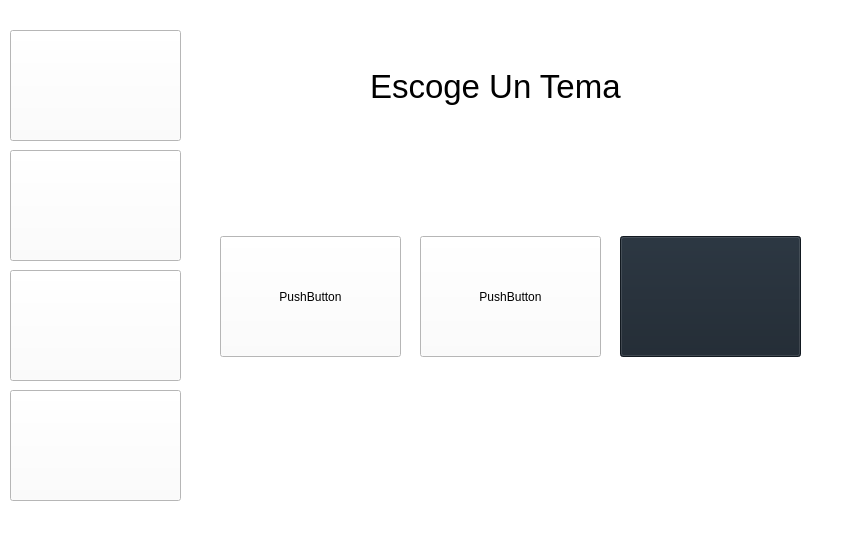
<?xml version="1.0" encoding="UTF-8"?>
<ui version="4.0">
 <class>MainWindow</class>
 <widget class="QMainWindow" name="MainWindow">
  <property name="windowModality">
   <enum>Qt::NonModal</enum>
  </property>
  <property name="enabled">
   <bool>true</bool>
  </property>
  <property name="geometry">
   <rect>
    <x>0</x>
    <y>0</y>
    <width>852</width>
    <height>547</height>
   </rect>
  </property>
  <property name="font">
   <font>
    <family>Comic Sans MS</family>
    <pointsize>10</pointsize>
   </font>
  </property>
  <property name="cursor">
   <cursorShape>PointingHandCursor</cursorShape>
  </property>
  <property name="mouseTracking">
   <bool>false</bool>
  </property>
  <property name="windowTitle">
   <string>OwO</string>
  </property>
  <property name="windowOpacity">
   <double>1.000000000000000</double>
  </property>
  <property name="layoutDirection">
   <enum>Qt::LeftToRight</enum>
  </property>
  <property name="styleSheet">
   <string notr="true">background-color: rgb(255, 255, 255);</string>
  </property>
  <property name="tabShape">
   <enum>QTabWidget::Rounded</enum>
  </property>
  <widget class="QWidget" name="centralwidget">
   <property name="autoFillBackground">
    <bool>false</bool>
   </property>
   <widget class="QTabWidget" name="tabWidget">
    <property name="geometry">
     <rect>
      <x>180</x>
      <y>-30</y>
      <width>831</width>
      <height>591</height>
     </rect>
    </property>
    <property name="styleSheet">
     <string notr="true">border-color: rgb(255, 255, 255);</string>
    </property>
    <property name="tabShape">
     <enum>QTabWidget::Rounded</enum>
    </property>
    <property name="currentIndex">
     <number>3</number>
    </property>
    <widget class="QWidget" name="tab_8">
     <attribute name="title">
      <string>Page</string>
     </attribute>
     <widget class="QFrame" name="frame">
      <property name="geometry">
       <rect>
        <x>30</x>
        <y>50</y>
        <width>291</width>
        <height>171</height>
       </rect>
      </property>
      <property name="styleSheet">
       <string notr="true"/>
      </property>
      <widget class="QLabel" name="label_6">
       <property name="geometry">
        <rect>
         <x>140</x>
         <y>10</y>
         <width>151</width>
         <height>161</height>
        </rect>
       </property>
       <property name="font">
        <font>
         <family>OCR A Extended</family>
         <pointsize>20</pointsize>
        </font>
       </property>
       <property name="text">
        <string>Descarga de Archivos</string>
       </property>
       <property name="scaledContents">
        <bool>false</bool>
       </property>
       <property name="wordWrap">
        <bool>true</bool>
       </property>
      </widget>
      <widget class="QLabel" name="label_7">
       <property name="geometry">
        <rect>
         <x>10</x>
         <y>40</y>
         <width>120</width>
         <height>111</height>
        </rect>
       </property>
       <property name="text">
        <string/>
       </property>
       <property name="pixmap">
        <pixmap resource="../photo.qrc">:/ui/iconos/download.png</pixmap>
       </property>
       <property name="scaledContents">
        <bool>true</bool>
       </property>
      </widget>
     </widget>
     <widget class="QFrame" name="frame_2">
      <property name="geometry">
       <rect>
        <x>350</x>
        <y>50</y>
        <width>291</width>
        <height>171</height>
       </rect>
      </property>
      <widget class="QLabel" name="label_8">
       <property name="geometry">
        <rect>
         <x>140</x>
         <y>10</y>
         <width>151</width>
         <height>161</height>
        </rect>
       </property>
       <property name="font">
        <font>
         <family>OCR A Extended</family>
         <pointsize>20</pointsize>
        </font>
       </property>
       <property name="text">
        <string>Videos de Youtube</string>
       </property>
       <property name="wordWrap">
        <bool>true</bool>
       </property>
      </widget>
      <widget class="QLabel" name="label_9">
       <property name="geometry">
        <rect>
         <x>20</x>
         <y>40</y>
         <width>111</width>
         <height>111</height>
        </rect>
       </property>
       <property name="text">
        <string/>
       </property>
       <property name="pixmap">
        <pixmap resource="../photo.qrc">:/ui/iconos/home_youtube.png</pixmap>
       </property>
       <property name="scaledContents">
        <bool>true</bool>
       </property>
      </widget>
     </widget>
     <widget class="QFrame" name="frame_3">
      <property name="enabled">
       <bool>true</bool>
      </property>
      <property name="geometry">
       <rect>
        <x>350</x>
        <y>270</y>
        <width>291</width>
        <height>171</height>
       </rect>
      </property>
      <property name="font">
       <font>
        <kerning>false</kerning>
       </font>
      </property>
      <widget class="QLabel" name="label_12">
       <property name="geometry">
        <rect>
         <x>140</x>
         <y>10</y>
         <width>151</width>
         <height>161</height>
        </rect>
       </property>
       <property name="font">
        <font>
         <family>OCR A Extended</family>
         <pointsize>20</pointsize>
        </font>
       </property>
       <property name="text">
        <string>Temas y Settings</string>
       </property>
       <property name="wordWrap">
        <bool>true</bool>
       </property>
      </widget>
      <widget class="QLabel" name="label_13">
       <property name="geometry">
        <rect>
         <x>20</x>
         <y>40</y>
         <width>111</width>
         <height>111</height>
        </rect>
       </property>
       <property name="text">
        <string/>
       </property>
       <property name="pixmap">
        <pixmap resource="../photo.qrc">:/ui/iconos/home_settings.png</pixmap>
       </property>
       <property name="scaledContents">
        <bool>true</bool>
       </property>
      </widget>
     </widget>
     <widget class="QFrame" name="frame_6">
      <property name="geometry">
       <rect>
        <x>30</x>
        <y>270</y>
        <width>291</width>
        <height>171</height>
       </rect>
      </property>
      <widget class="QLabel" name="label_10">
       <property name="geometry">
        <rect>
         <x>140</x>
         <y>10</y>
         <width>151</width>
         <height>161</height>
        </rect>
       </property>
       <property name="font">
        <font>
         <family>OCR A Extended</family>
         <pointsize>20</pointsize>
        </font>
       </property>
       <property name="text">
        <string>Playlist de Youtube</string>
       </property>
       <property name="wordWrap">
        <bool>true</bool>
       </property>
      </widget>
      <widget class="QLabel" name="label_11">
       <property name="geometry">
        <rect>
         <x>20</x>
         <y>40</y>
         <width>111</width>
         <height>111</height>
        </rect>
       </property>
       <property name="text">
        <string/>
       </property>
       <property name="pixmap">
        <pixmap resource="../photo.qrc">:/ui/iconos/home_playlist.png</pixmap>
       </property>
       <property name="scaledContents">
        <bool>true</bool>
       </property>
      </widget>
     </widget>
    </widget>
    <widget class="QWidget" name="tab">
     <attribute name="title">
      <string>Tab 1</string>
     </attribute>
     <widget class="QPushButton" name="bn_DescargaPrincipal">
      <property name="geometry">
       <rect>
        <x>225</x>
        <y>370</y>
        <width>171</width>
        <height>41</height>
       </rect>
      </property>
      <property name="font">
       <font>
        <family>Comic Sans MS</family>
        <pointsize>12</pointsize>
       </font>
      </property>
      <property name="text">
       <string>Descargar</string>
      </property>
     </widget>
     <widget class="QLineEdit" name="txt_DownloadUrl">
      <property name="geometry">
       <rect>
        <x>60</x>
        <y>130</y>
        <width>491</width>
        <height>31</height>
       </rect>
      </property>
      <property name="text">
       <string/>
      </property>
      <property name="placeholderText">
       <string>URL </string>
      </property>
     </widget>
     <widget class="QLineEdit" name="txt_SaveUrl">
      <property name="geometry">
       <rect>
        <x>60</x>
        <y>198</y>
        <width>441</width>
        <height>31</height>
       </rect>
      </property>
      <property name="text">
       <string/>
      </property>
      <property name="placeholderText">
       <string>Direccion De Guardado</string>
      </property>
     </widget>
     <widget class="QPushButton" name="bn_GurardadoPrincipal">
      <property name="geometry">
       <rect>
        <x>510</x>
        <y>200</y>
        <width>41</width>
        <height>31</height>
       </rect>
      </property>
      <property name="text">
       <string/>
      </property>
      <property name="icon">
       <iconset resource="../photo.qrc">
        <normaloff>:/ui/iconos/save.png</normaloff>:/ui/iconos/save.png</iconset>
      </property>
      <property name="iconSize">
       <size>
        <width>26</width>
        <height>26</height>
       </size>
      </property>
     </widget>
     <widget class="QProgressBar" name="progressBar">
      <property name="enabled">
       <bool>true</bool>
      </property>
      <property name="geometry">
       <rect>
        <x>40</x>
        <y>310</y>
        <width>601</width>
        <height>23</height>
       </rect>
      </property>
      <property name="font">
       <font>
        <kerning>true</kerning>
       </font>
      </property>
      <property name="layoutDirection">
       <enum>Qt::LeftToRight</enum>
      </property>
      <property name="value">
       <number>0</number>
      </property>
      <property name="textVisible">
       <bool>false</bool>
      </property>
      <property name="invertedAppearance">
       <bool>false</bool>
      </property>
     </widget>
    </widget>
    <widget class="QWidget" name="tab_2">
     <attribute name="title">
      <string>Tab 2</string>
     </attribute>
     <widget class="QTabWidget" name="tabWidget_2">
      <property name="geometry">
       <rect>
        <x>0</x>
        <y>30</y>
        <width>1001</width>
        <height>561</height>
       </rect>
      </property>
      <property name="font">
       <font>
        <family>Comic Sans MS</family>
        <pointsize>10</pointsize>
       </font>
      </property>
      <property name="currentIndex">
       <number>1</number>
      </property>
      <widget class="QWidget" name="tab_3">
       <attribute name="title">
        <string>Video</string>
       </attribute>
       <widget class="QPushButton" name="bn_YoutubeDownload">
        <property name="geometry">
         <rect>
          <x>225</x>
          <y>390</y>
          <width>171</width>
          <height>41</height>
         </rect>
        </property>
        <property name="font">
         <font>
          <family>Comic Sans MS</family>
          <pointsize>12</pointsize>
         </font>
        </property>
        <property name="text">
         <string>Descargar</string>
        </property>
       </widget>
       <widget class="QPushButton" name="bn_youtubeDir">
        <property name="geometry">
         <rect>
          <x>530</x>
          <y>150</y>
          <width>41</width>
          <height>31</height>
         </rect>
        </property>
        <property name="text">
         <string/>
        </property>
        <property name="icon">
         <iconset resource="../photo.qrc">
          <normaloff>:/ui/iconos/save.png</normaloff>:/ui/iconos/save.png</iconset>
        </property>
        <property name="iconSize">
         <size>
          <width>26</width>
          <height>26</height>
         </size>
        </property>
       </widget>
       <widget class="QLineEdit" name="txt_YoutubeSave">
        <property name="geometry">
         <rect>
          <x>60</x>
          <y>150</y>
          <width>451</width>
          <height>31</height>
         </rect>
        </property>
        <property name="text">
         <string/>
        </property>
        <property name="placeholderText">
         <string>Direccion De Guardado</string>
        </property>
       </widget>
       <widget class="QLineEdit" name="url_Youtube">
        <property name="geometry">
         <rect>
          <x>60</x>
          <y>80</y>
          <width>451</width>
          <height>31</height>
         </rect>
        </property>
        <property name="text">
         <string/>
        </property>
        <property name="placeholderText">
         <string>URL </string>
        </property>
       </widget>
       <widget class="QProgressBar" name="pb_Youtube">
        <property name="geometry">
         <rect>
          <x>60</x>
          <y>330</y>
          <width>551</width>
          <height>23</height>
         </rect>
        </property>
        <property name="value">
         <number>0</number>
        </property>
        <property name="textVisible">
         <bool>false</bool>
        </property>
       </widget>
       <widget class="QComboBox" name="cb_Youtube">
        <property name="geometry">
         <rect>
          <x>220</x>
          <y>220</y>
          <width>351</width>
          <height>22</height>
         </rect>
        </property>
       </widget>
       <widget class="QLabel" name="label">
        <property name="geometry">
         <rect>
          <x>90</x>
          <y>220</y>
          <width>111</width>
          <height>20</height>
         </rect>
        </property>
        <property name="text">
         <string>Calidad del Video</string>
        </property>
       </widget>
       <widget class="QPushButton" name="bn_YoutubeBusqueda">
        <property name="geometry">
         <rect>
          <x>530</x>
          <y>80</y>
          <width>41</width>
          <height>31</height>
         </rect>
        </property>
        <property name="text">
         <string/>
        </property>
        <property name="icon">
         <iconset resource="../photo.qrc">
          <normaloff>:/ui/iconos/browse.png</normaloff>:/ui/iconos/browse.png</iconset>
        </property>
        <property name="iconSize">
         <size>
          <width>16</width>
          <height>18</height>
         </size>
        </property>
       </widget>
       <widget class="QLabel" name="lb_YoutubeTimes">
        <property name="geometry">
         <rect>
          <x>60</x>
          <y>280</y>
          <width>191</width>
          <height>41</height>
         </rect>
        </property>
        <property name="text">
         <string/>
        </property>
       </widget>
      </widget>
      <widget class="QWidget" name="tab_4">
       <attribute name="title">
        <string>Playlist</string>
       </attribute>
       <widget class="QProgressBar" name="pb_Playlist">
        <property name="geometry">
         <rect>
          <x>60</x>
          <y>330</y>
          <width>551</width>
          <height>23</height>
         </rect>
        </property>
        <property name="value">
         <number>0</number>
        </property>
        <property name="textVisible">
         <bool>false</bool>
        </property>
        <property name="orientation">
         <enum>Qt::Horizontal</enum>
        </property>
        <property name="invertedAppearance">
         <bool>false</bool>
        </property>
        <property name="textDirection">
         <enum>QProgressBar::TopToBottom</enum>
        </property>
       </widget>
       <widget class="QComboBox" name="cb_PlaylistQuality">
        <property name="geometry">
         <rect>
          <x>220</x>
          <y>220</y>
          <width>351</width>
          <height>22</height>
         </rect>
        </property>
        <item>
         <property name="text">
          <string>360</string>
         </property>
        </item>
        <item>
         <property name="text">
          <string>480</string>
         </property>
        </item>
        <item>
         <property name="text">
          <string>720</string>
         </property>
        </item>
        <item>
         <property name="text">
          <string>1080</string>
         </property>
        </item>
       </widget>
       <widget class="QLabel" name="label_2">
        <property name="geometry">
         <rect>
          <x>80</x>
          <y>220</y>
          <width>121</width>
          <height>20</height>
         </rect>
        </property>
        <property name="text">
         <string>Calidad del Video</string>
        </property>
       </widget>
       <widget class="QLineEdit" name="ln_PlaylistUrl">
        <property name="geometry">
         <rect>
          <x>60</x>
          <y>80</y>
          <width>511</width>
          <height>31</height>
         </rect>
        </property>
        <property name="text">
         <string/>
        </property>
        <property name="placeholderText">
         <string>URL </string>
        </property>
       </widget>
       <widget class="QPushButton" name="bn_PlaylistDownload">
        <property name="geometry">
         <rect>
          <x>225</x>
          <y>390</y>
          <width>171</width>
          <height>41</height>
         </rect>
        </property>
        <property name="font">
         <font>
          <family>Comic Sans MS</family>
          <pointsize>12</pointsize>
         </font>
        </property>
        <property name="text">
         <string>Descargar</string>
        </property>
       </widget>
       <widget class="QPushButton" name="bn_GuardadoPlaylist">
        <property name="geometry">
         <rect>
          <x>530</x>
          <y>150</y>
          <width>41</width>
          <height>31</height>
         </rect>
        </property>
        <property name="text">
         <string/>
        </property>
        <property name="icon">
         <iconset resource="../photo.qrc">
          <normaloff>:/ui/iconos/save.png</normaloff>:/ui/iconos/save.png</iconset>
        </property>
        <property name="iconSize">
         <size>
          <width>26</width>
          <height>26</height>
         </size>
        </property>
       </widget>
       <widget class="QLineEdit" name="ln_PlaylistSave">
        <property name="geometry">
         <rect>
          <x>60</x>
          <y>150</y>
          <width>451</width>
          <height>31</height>
         </rect>
        </property>
        <property name="text">
         <string/>
        </property>
        <property name="placeholderText">
         <string>Direccion De Guardado</string>
        </property>
       </widget>
       <widget class="QLabel" name="label_3">
        <property name="geometry">
         <rect>
          <x>70</x>
          <y>270</y>
          <width>91</width>
          <height>20</height>
         </rect>
        </property>
        <property name="text">
         <string>Video Actual:</string>
        </property>
       </widget>
       <widget class="QLabel" name="label_4">
        <property name="geometry">
         <rect>
          <x>400</x>
          <y>270</y>
          <width>61</width>
          <height>20</height>
         </rect>
        </property>
        <property name="text">
         <string>Playlist:</string>
        </property>
       </widget>
       <widget class="QLCDNumber" name="lcd_PlaylistLength">
        <property name="geometry">
         <rect>
          <x>470</x>
          <y>270</y>
          <width>101</width>
          <height>31</height>
         </rect>
        </property>
        <property name="styleSheet">
         <string notr="true">color: rgb(0, 0, 0);</string>
        </property>
       </widget>
       <widget class="QLCDNumber" name="lcdNumber">
        <property name="geometry">
         <rect>
          <x>160</x>
          <y>270</y>
          <width>101</width>
          <height>31</height>
         </rect>
        </property>
       </widget>
       <widget class="QPushButton" name="Dummy">
        <property name="enabled">
         <bool>false</bool>
        </property>
        <property name="geometry">
         <rect>
          <x>570</x>
          <y>10</y>
          <width>75</width>
          <height>23</height>
         </rect>
        </property>
        <property name="text">
         <string>PushButton</string>
        </property>
       </widget>
       <widget class="QLabel" name="lb_PlaylistRestante">
        <property name="geometry">
         <rect>
          <x>420</x>
          <y>240</y>
          <width>231</width>
          <height>31</height>
         </rect>
        </property>
        <property name="text">
         <string/>
        </property>
       </widget>
      </widget>
     </widget>
    </widget>
    <widget class="QWidget" name="tab_7">
     <attribute name="title">
      <string>Page</string>
     </attribute>
     <widget class="QPushButton" name="pushButton">
      <property name="geometry">
       <rect>
        <x>40</x>
        <y>240</y>
        <width>181</width>
        <height>121</height>
       </rect>
      </property>
      <property name="text">
       <string>PushButton</string>
      </property>
     </widget>
     <widget class="QPushButton" name="pushButton_2">
      <property name="geometry">
       <rect>
        <x>240</x>
        <y>240</y>
        <width>181</width>
        <height>121</height>
       </rect>
      </property>
      <property name="text">
       <string>PushButton</string>
      </property>
     </widget>
     <widget class="QPushButton" name="pushButton_3">
      <property name="geometry">
       <rect>
        <x>440</x>
        <y>240</y>
        <width>181</width>
        <height>121</height>
       </rect>
      </property>
      <property name="palette">
       <palette>
        <active>
         <colorrole role="WindowText">
          <brush brushstyle="SolidPattern">
           <color alpha="255">
            <red>20</red>
            <green>100</green>
            <blue>160</blue>
           </color>
          </brush>
         </colorrole>
         <colorrole role="Button">
          <brush brushstyle="SolidPattern">
           <color alpha="255">
            <red>25</red>
            <green>35</green>
            <blue>45</blue>
           </color>
          </brush>
         </colorrole>
         <colorrole role="Text">
          <brush brushstyle="SolidPattern">
           <color alpha="255">
            <red>20</red>
            <green>100</green>
            <blue>160</blue>
           </color>
          </brush>
         </colorrole>
         <colorrole role="Base">
          <brush brushstyle="SolidPattern">
           <color alpha="255">
            <red>25</red>
            <green>35</green>
            <blue>45</blue>
           </color>
          </brush>
         </colorrole>
         <colorrole role="Window">
          <brush brushstyle="SolidPattern">
           <color alpha="255">
            <red>25</red>
            <green>35</green>
            <blue>45</blue>
           </color>
          </brush>
         </colorrole>
        </active>
        <inactive>
         <colorrole role="WindowText">
          <brush brushstyle="SolidPattern">
           <color alpha="255">
            <red>20</red>
            <green>100</green>
            <blue>160</blue>
           </color>
          </brush>
         </colorrole>
         <colorrole role="Button">
          <brush brushstyle="SolidPattern">
           <color alpha="255">
            <red>25</red>
            <green>35</green>
            <blue>45</blue>
           </color>
          </brush>
         </colorrole>
         <colorrole role="Text">
          <brush brushstyle="SolidPattern">
           <color alpha="255">
            <red>20</red>
            <green>100</green>
            <blue>160</blue>
           </color>
          </brush>
         </colorrole>
         <colorrole role="Base">
          <brush brushstyle="SolidPattern">
           <color alpha="255">
            <red>25</red>
            <green>35</green>
            <blue>45</blue>
           </color>
          </brush>
         </colorrole>
         <colorrole role="Window">
          <brush brushstyle="SolidPattern">
           <color alpha="255">
            <red>25</red>
            <green>35</green>
            <blue>45</blue>
           </color>
          </brush>
         </colorrole>
        </inactive>
        <disabled>
         <colorrole role="WindowText">
          <brush brushstyle="SolidPattern">
           <color alpha="255">
            <red>120</red>
            <green>120</green>
            <blue>120</blue>
           </color>
          </brush>
         </colorrole>
         <colorrole role="Button">
          <brush brushstyle="SolidPattern">
           <color alpha="255">
            <red>25</red>
            <green>35</green>
            <blue>45</blue>
           </color>
          </brush>
         </colorrole>
         <colorrole role="Text">
          <brush brushstyle="SolidPattern">
           <color alpha="255">
            <red>120</red>
            <green>120</green>
            <blue>120</blue>
           </color>
          </brush>
         </colorrole>
         <colorrole role="Base">
          <brush brushstyle="SolidPattern">
           <color alpha="255">
            <red>25</red>
            <green>35</green>
            <blue>45</blue>
           </color>
          </brush>
         </colorrole>
         <colorrole role="Window">
          <brush brushstyle="SolidPattern">
           <color alpha="255">
            <red>25</red>
            <green>35</green>
            <blue>45</blue>
           </color>
          </brush>
         </colorrole>
        </disabled>
       </palette>
      </property>
      <property name="styleSheet">
       <string notr="true">background-color: rgb(25, 35, 45);
</string>
      </property>
      <property name="text">
       <string/>
      </property>
     </widget>
     <widget class="QLabel" name="label_5">
      <property name="geometry">
       <rect>
        <x>190</x>
        <y>60</y>
        <width>271</width>
        <height>61</height>
       </rect>
      </property>
      <property name="font">
       <font>
        <pointsize>25</pointsize>
        <weight>50</weight>
        <bold>false</bold>
       </font>
      </property>
      <property name="text">
       <string>Escoge Un Tema</string>
      </property>
     </widget>
    </widget>
   </widget>
   <widget class="QPushButton" name="bn_Home">
    <property name="geometry">
     <rect>
      <x>10</x>
      <y>30</y>
      <width>171</width>
      <height>111</height>
     </rect>
    </property>
    <property name="text">
     <string/>
    </property>
    <property name="icon">
     <iconset resource="../photo.qrc">
      <normaloff>:/ui/iconos/home.png</normaloff>:/ui/iconos/home.png</iconset>
    </property>
    <property name="iconSize">
     <size>
      <width>100</width>
      <height>100</height>
     </size>
    </property>
   </widget>
   <widget class="QPushButton" name="bn_Download">
    <property name="geometry">
     <rect>
      <x>10</x>
      <y>150</y>
      <width>171</width>
      <height>111</height>
     </rect>
    </property>
    <property name="text">
     <string/>
    </property>
    <property name="icon">
     <iconset resource="../photo.qrc">
      <normaloff>:/ui/iconos/download.png</normaloff>:/ui/iconos/download.png</iconset>
    </property>
    <property name="iconSize">
     <size>
      <width>90</width>
      <height>90</height>
     </size>
    </property>
   </widget>
   <widget class="QPushButton" name="bn_Settings">
    <property name="geometry">
     <rect>
      <x>10</x>
      <y>390</y>
      <width>171</width>
      <height>111</height>
     </rect>
    </property>
    <property name="text">
     <string/>
    </property>
    <property name="icon">
     <iconset resource="../photo.qrc">
      <normaloff>:/ui/iconos/settings.png</normaloff>:/ui/iconos/settings.png</iconset>
    </property>
    <property name="iconSize">
     <size>
      <width>100</width>
      <height>100</height>
     </size>
    </property>
   </widget>
   <widget class="QPushButton" name="bn_Youtube">
    <property name="geometry">
     <rect>
      <x>10</x>
      <y>270</y>
      <width>171</width>
      <height>111</height>
     </rect>
    </property>
    <property name="text">
     <string/>
    </property>
    <property name="icon">
     <iconset resource="../photo.qrc">
      <normaloff>:/ui/iconos/youtube.png</normaloff>:/ui/iconos/youtube.png</iconset>
    </property>
    <property name="iconSize">
     <size>
      <width>110</width>
      <height>110</height>
     </size>
    </property>
   </widget>
  </widget>
  <widget class="QMenuBar" name="menubar">
   <property name="geometry">
    <rect>
     <x>0</x>
     <y>0</y>
     <width>852</width>
     <height>21</height>
    </rect>
   </property>
  </widget>
  <widget class="QStatusBar" name="statusbar"/>
 </widget>
 <resources>
  <include location="photo.qrc"/>
  <include location="../photo.qrc"/>
 </resources>
 <connections/>
</ui>
